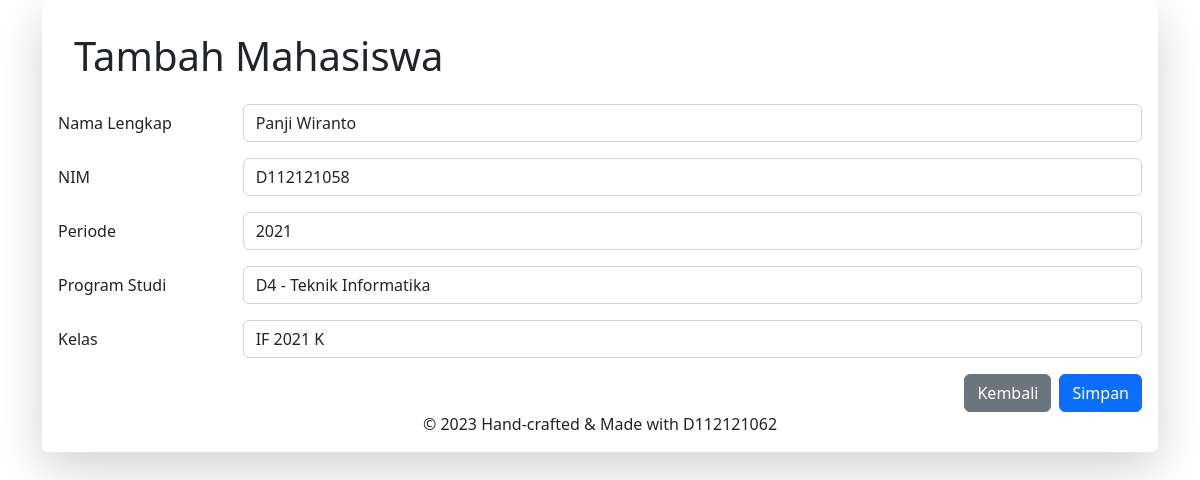
The page /UAS/update.php?id=1505 (signed in) on the database its author committed.
### tables this page shows
CREATE TABLE `mahasiswa` (
  `id` int(11) NOT NULL,
  `nama_lengkap` varchar(50) DEFAULT NULL,
  `nim` varchar(10) DEFAULT NULL,
  `program_studi` int(11) DEFAULT NULL,
  `periode` varchar(5) DEFAULT NULL,
  `foto` varchar(100) NOT NULL
);

CREATE TABLE `kelas_mahasiswa` (
  `id` int(11) DEFAULT NULL,
  `kelas_id` int(11) DEFAULT NULL,
  `mahasiswa_id` int(11) DEFAULT NULL
);

CREATE TABLE `kelas` (
  `id_kelas` int(11) DEFAULT NULL,
  `nama_kelas` varchar(50) DEFAULT NULL
);

### UAS/update.php (the view, shortened to what this page needs)
<?php
include "config.php";
$id_mhs = $_REQUEST['id'];
if (!isset($_REQUEST['submit'])) {
    if ($id_mhs) {
        $sql = "SELECT
                    a.nama_lengkap,
                    a.nim,
                    b.ps_id,
                    a.periode,
                    c.kelas_id
                FROM
                    mahasiswa a
                    INNER JOIN program_studi b ON a.program_studi = b.ps_id
                    INNER JOIN kelas_mahasiswa c ON a.id = c.mahasiswa_id
                WHERE a.id = '{$id_mhs}';";
        $query = mysqli_query($conn, $sql);
        $row = $query->num_rows;
        if ($row > 0) {
            $data_update = mysqli_fetch_array($query);
        } else {
            echo "<script>alert('NIM Mahasiswa tidak ditemukan!');</script>";
            echo "<meta http-equiv='refresh' content='0; url=index.php'>";
            exit;
        }
    } else {
        echo "<script>alert('NIM Mahasiswa kosong!');</script>";
        echo "<meta http-equiv='refresh' content='0; url=index.php'>";
        exit;
    }
}
?>
<!DOCTYPE html>
<html>
<head>
    <link rel="stylesheet" href="https://cdnjs.cloudflare.com/ajax/libs/twitter-bootstrap/5.2.0/css/bootstrap.min.css">
</head>
<body>
    <div class="container">
        <div class="row">
            <div class="col-sm-12 col-md-12 col-lg-12">
                <div class="card login-content shadow-lg border-0">
                    <form action="" method="post">
                        <div class="card-body">
                            <h1 class="p-3 text-logo">
                                Tambah Mahasiswa
                            </h1>
                            <div class="mb-3 row">
                                <label for="nama_lengkap" class="col-sm-2 col-form-label">Nama Lengkap</label>
                                <div class="col-sm-10">
                                    <input type="text" class="form-control" id="nama_lengkap"
                                        value="<?= $data_update['nama_lengkap'] ?>" name="nama_lengkap">
                                </div>
                            </div>
                            <div class="mb-3 row">
                                <label for="nim" class="col-sm-2 col-form-label">NIM</label>
                                <div class="col-sm-10">
                                    <input type="text" class="form-control" id="nim" value="<?= $data_update['nim'] ?>"
                                        name="nim">
                                </div>
                            </div>
                            <div class="mb-3 row">
                                <label for="periode" class="col-sm-2 col-form-label">Periode</label>
                                <div class="col-sm-10">
                                    <select class="form-control" name="periode" id="periode">
                                        <?php
                                        $year = date('Y');
                                        for ($i = $year; $i > $year - 5; $i--) { ?>
                                            <option value="<?= $i; ?>" <?= ($data_update['periode'] == $i) ? 'selected' : ''; ?>><?= $i; ?></option>
                                        <?php } ?>
                                    </select>
                                </div>
                            </div>
                            <div class="mb-3 row">
                                <label for="periode" class="col-sm-2 col-form-label">Program Studi</label>
                                <div class="col-sm-10">
                                    <select class="form-control" name="id_prodi">
                                        <?php
                                        $sql = "SELECT * FROM program_studi";
                                        $query = mysqli_query($conn, $sql);
                                        while ($data = mysqli_fetch_array($query)) {
                                            ?>
                                            <option value="<?= $data['ps_id'] ?>" <?= ($data_update['ps_id'] == $data['ps_id']) ? 'selected' : ''; ?>><?= $data['program_studi'] ?> </option>
                                            <?php
                                        }
                                        ?>
                                    </select>
                                </div>
                            </div>
                            <div class="mb-3 row">
                                <label for="periode" class="col-sm-2 col-form-label">Kelas</label>
                                <div class="col-sm-10">
                                    <select class="form-control" name="id_kelas">
                                        <?php
                                        $sql = "SELECT * FROM kelas";
                                        $query = mysqli_query($conn, $sql);
                                        while ($data = mysqli_fetch_array($query)) {
                                            ?>
                                            <option value="<?= $data['id_kelas'] ?>"
                                                <?= ($data_update['kelas_id'] == $data['id_kelas']) ? 'selected' : ''; ?>><?= $data['nama_kelas'] ?> </option>
                                            <?php
                                        }
                                        ?>
                                    </select>
                                </div>
                            </div>
                            <input type="submit" name="submit" class="btn btn-primary float-end" value="Simpan">
                            <a href="index.php" class="btn btn-secondary float-end me-2">Kembali</a>
                        </div>
                    </form>
                    <div class="footer">
                        <p class="text-center">© 2023 Hand-crafted & Made with D112121062</p>
                    </div>
                </div>
            </div>
        </div>
    </div>
</body>
</html>

### rows shown on the page
mahasiswa: nama_lengkap "Panji Wiranto", nim "D112121058", periode "2021"
kelas_mahasiswa: id_kelas "IF 2021 K"

### other values the page prints
form field id_prodi "D4 - Teknik Informatika"
